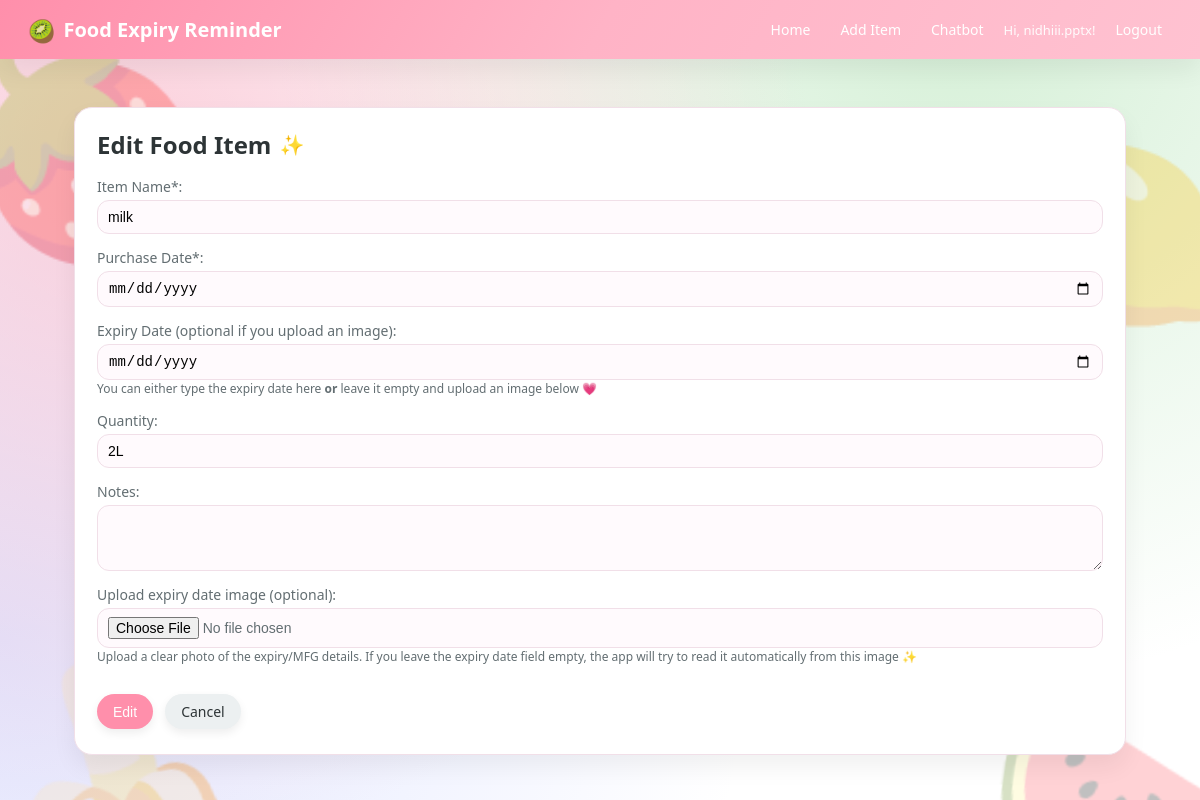
Page /edit/1 (signed in) on the committed database.
### app.py (models this page shows, shortened)
class User(UserMixin, db.Model):
    id = db.Column(db.Integer, primary_key=True)
    username = db.Column(db.String(80), unique=True, nullable=False)
    email = db.Column(db.String(120), unique=True, nullable=False)
    password_hash = db.Column(db.String(200), nullable=False)

class Item(db.Model):
    id = db.Column(db.Integer, primary_key=True)
    name = db.Column(db.String(100), nullable=False)
    category = db.Column(db.String(50))
    purchase_date = db.Column(db.Date, nullable=False)
    expiry_date = db.Column(db.Date, nullable=False)
    quantity = db.Column(db.String(20))
    notes = db.Column(db.Text)
    user_id = db.Column(db.Integer, db.ForeignKey("user.id"), nullable=False)
    user = db.relationship("User", backref=db.backref("items", lazy=True))

### app.py (the view, shortened to what this page needs)
@app.route("/edit/<int:item_id>", methods=["GET", "POST"])
@login_required
def edit_item(item_id):
    item = Item.query.get_or_404(item_id)
    if item.user_id != current_user.id:
        flash("You are not allowed to edit this item.", "error")
        return redirect(url_for("index"))
    return render_template("form.html", action="Edit", item=item)

### app.py (called while the page is built)
@login_manager.user_loader
def load_user(user_id):
    return User.query.get(int(user_id))

### templates/form.html (shortened to what this page needs)
{% extends "base.html" %}
{% block content %}
<div class="card">
    <h1>{{ action }} Food Item</h1>
    <form class="item-form" method="post" enctype="multipart/form-data">
        <label>
            Item Name*:
            <input type="text" name="name" required
                   value="{% if item %}{{ item.name }}
                          {% elif prefill_name is defined %}{{ prefill_name }}
                          {% endif %}">
        </label>
        <label>
            Purchase Date*:
            <input type="date" name="purchase_date" required
                   value="{% if item %}{{ item.purchase_date.isoformat() }}
                          {% elif prefill_purchase is defined %}{{ prefill_purchase }}
                          {% endif %}">
        </label>
        <label>
            Expiry Date (optional if you upload an image):
            <input type="date" name="expiry_date"
                   value="{% if item %}{{ item.expiry_date.isoformat() }}
                          {% elif prefill_expiry is defined %}{{ prefill_expiry }}
                          {% endif %}">
            <span class="helper-text">
                You can either type the expiry date here <strong>or</strong> leave it empty and upload an image below 💗
            </span>
        </label>
        <label>
            Quantity:
            <input type="text" name="quantity"
                   value="{% if item %}{{ item.quantity }}{% endif %}">
        </label>
        <label>
            Notes:
            <textarea name="notes" rows="3">{% if item %}{{ item.notes }}{% endif %}</textarea>
        </label>
        <label>
            Upload expiry date image (optional):
            <input type="file" name="expiry_image" accept="image/*">
            <span class="helper-text">
                Upload a clear photo of the expiry/MFG details. If you leave the expiry date field empty,
                the app will try to read it automatically from this image ✨
            </span>
        </label>
        <div class="form-buttons">
            <button type="submit" class="btn primary">
                {{ action }}
            </button>
            <a href="{{ url_for('index') }}" class="btn">Cancel</a>
        </div>
    </form>
</div>
{% endblock %}

### templates/base.html (shortened to what this page needs)
<!DOCTYPE html>
<html lang="en">
<head>
    <link rel="stylesheet" href="{{ url_for('static', filename='style.css') }}">
</head>
<body>
<div class="floating-fruits">
    <div class="floating-fruit fruit-1">🍓</div>
    <div class="floating-fruit fruit-2">🍋</div>
    <div class="floating-fruit fruit-3">🍌</div>
    <div class="floating-fruit fruit-4">🍉</div>
    <div class="floating-fruit fruit-5">🍇</div>
</div>
<nav class="navbar">
    <div class="logo">Food Expiry Reminder</div>
    <div class="nav-links">
        {% if current_user.is_authenticated %}
            <a href="{{ url_for('index') }}">Home</a>
            <a href="{{ url_for('add_item') }}">Add Item</a>
            <a href="{{ url_for('chat') }}">Chatbot</a>
            <span class="welcome-text">Hi, {{ current_user.username }}!</span>
            <a href="{{ url_for('logout') }}">Logout</a>
        {% else %}
            <a href="{{ url_for('login') }}">Login</a>
            <a href="{{ url_for('register') }}">Register</a>
        {% endif %}
    </div>
</nav>
<div class="container">
    {% block content %}{% endblock %}
</div>
</body>
</html>

### static/style.css (style rules this page uses)
:root { --bg-body: #fff7fb; --bg-card: #ffffff; --accent: #ff8fab; --accent-soft: #ffe5ec; --accent-dark: #ff4d6d; --text-main: #2d3436; --text-soft: #636e72; --border-soft: #f1dfe8; --success: #22c55e; --danger: #ef4444; --warning: #f97316; --shadow-soft: 0 12px 24px rgba(0, 0, 0, 0.06); }
* { box-sizing: border-box; }
body { font-family: system-ui, -apple-system, BlinkMacSystemFont, "Segoe UI", sans-serif; margin: 0; color: var(--text-main); background-color: --bg-body; background-image: radial-gradient(circle at 10% 20%, rgba(255, 183, 197, 0.6), transparent 55%), radial-gradient(circle at 80% 0%, rgba(172, 225, 175, 0.5), transparent 55%), radial-gradient(circle at 0% 80%, rgba(178, 190, 255, 0.4), transparent 55%); background-attachment: fixed; position: relative; overflow-x: hidden; }
.floating-fruits { position: fixed; inset: 0; z-index: 0; pointer-events: none; }
.floating-fruit { position: absolute; font-size: 220px; opacity: 0.28; pointer-events: auto; filter: blur(0.2px); transition: transform 0.2s ease-out; }
.floating-fruit.fruit-1 { left: -4%; top: 0%; animation: float1 18s ease-in-out infinite alternate; }
.floating-fruit.fruit-2 { right: -3%; top: 8%; animation: float2 20s ease-in-out infinite alternate; opacity: 0.3; }
.floating-fruit.fruit-3 { left: -2%; bottom: -15%; animation: float3 22s ease-in-out infinite alternate; opacity: 0.28; transform: rotate(-10deg); }
.floating-fruit.fruit-4 { right: -5%; bottom: -18%; animation: float4 24s ease-in-out infinite alternate; opacity: 0.30; transform: rotate(8deg); }
.floating-fruit.fruit-5 { left: 50%; top: 55%; transform: translateX(-50%); animation: float5 26s ease-in-out infinite alternate; opacity: 0.22; }
.navbar { background: linear-gradient(120deg, #ff8fab, #ffb3c6, #ffc2d1); color: white; padding: 14px 28px; display: flex; justify-content: space-between; align-items: center; box-shadow: var(--shadow-soft); position: sticky; top: 0; z-index: 10; }
.logo { font-weight: 700; font-size: 20px; display: flex; align-items: center; gap: 8px; }
.logo::before { content: "🥝"; font-size: 22px; }
.nav-links { display: flex; align-items: center; gap: 10px; }
.navbar a { color: white; text-decoration: none; font-size: 14px; padding: 6px 10px; border-radius: 999px; transition: background 0.2s, transform 0.2s; }
.welcome-text { font-size: 13px; opacity: 0.95; }
.container { padding: 24px; max-width: 1100px; margin: 24px auto; position: relative; z-index: 1; }
.card { background: var(--bg-card); border-radius: 18px; padding: 20px 22px; box-shadow: var(--shadow-soft); border: 1px solid var(--border-soft); position: relative; z-index: 1; }
h1 { margin-top: 0; font-size: 24px; display: flex; align-items: center; gap: 8px; }
h1::after { content: "✨"; font-size: 20px; }
.btn { display: inline-flex; align-items: center; justify-content: center; padding: 8px 16px; margin: 5px 4px 5px 0; border-radius: 999px; text-decoration: none; border: none; cursor: pointer; font-size: 14px; transition: transform 0.1s, box-shadow 0.1s, background 0.2s; box-shadow: 0 4px 10px rgba(0, 0, 0, 0.07); background: #ecf0f1; color: var(--text-main); }
.btn.primary { background: var(--accent); color: white; }
.item-form { display: flex; flex-direction: column; gap: 14px; }
.item-form label { display: flex; flex-direction: column; font-size: 14px; color: var(--text-soft); }
.item-form input, .item-form textarea { margin-top: 4px; padding: 8px 10px; border-radius: 12px; border: 1px solid var(--border-soft); font-size: 14px; outline: none; background: #fffafd; }
.helper-text { font-size: 12px; color: var(--text-soft); }
.form-buttons { margin-top: 10px; display: flex; flex-wrap: wrap; gap: 8px; }

### rows in the picture
User: username "nidhiii.pptx"
Item: name "milk", quantity "2L"

### other values in the picture
{{ action }} "Edit"
